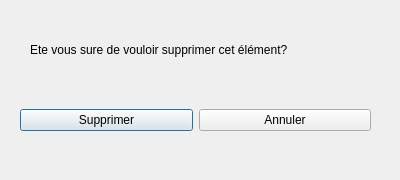
<?xml version="1.0" encoding="UTF-8"?>
<ui version="4.0">
 <class>SuppMaterielDialog</class>
 <widget class="QDialog" name="SuppMaterielDialog">
  <property name="geometry">
   <rect>
    <x>0</x>
    <y>0</y>
    <width>400</width>
    <height>180</height>
   </rect>
  </property>
  <property name="windowTitle">
   <string>Dialog</string>
  </property>
  <widget class="QWidget" name="horizontalLayoutWidget">
   <property name="geometry">
    <rect>
     <x>20</x>
     <y>80</y>
     <width>351</width>
     <height>80</height>
    </rect>
   </property>
   <layout class="QHBoxLayout" name="horizontalLayout">
    <item>
     <widget class="QPushButton" name="DeleteB">
      <property name="text">
       <string>Supprimer</string>
      </property>
     </widget>
    </item>
    <item>
     <widget class="QPushButton" name="CancelB">
      <property name="text">
       <string>Annuler</string>
      </property>
     </widget>
    </item>
   </layout>
  </widget>
  <widget class="QLabel" name="label">
   <property name="geometry">
    <rect>
     <x>30</x>
     <y>40</y>
     <width>351</width>
     <height>20</height>
    </rect>
   </property>
   <property name="text">
    <string>Ete vous sure de vouloir supprimer cet élément?</string>
   </property>
  </widget>
 </widget>
 <resources/>
 <connections/>
</ui>
